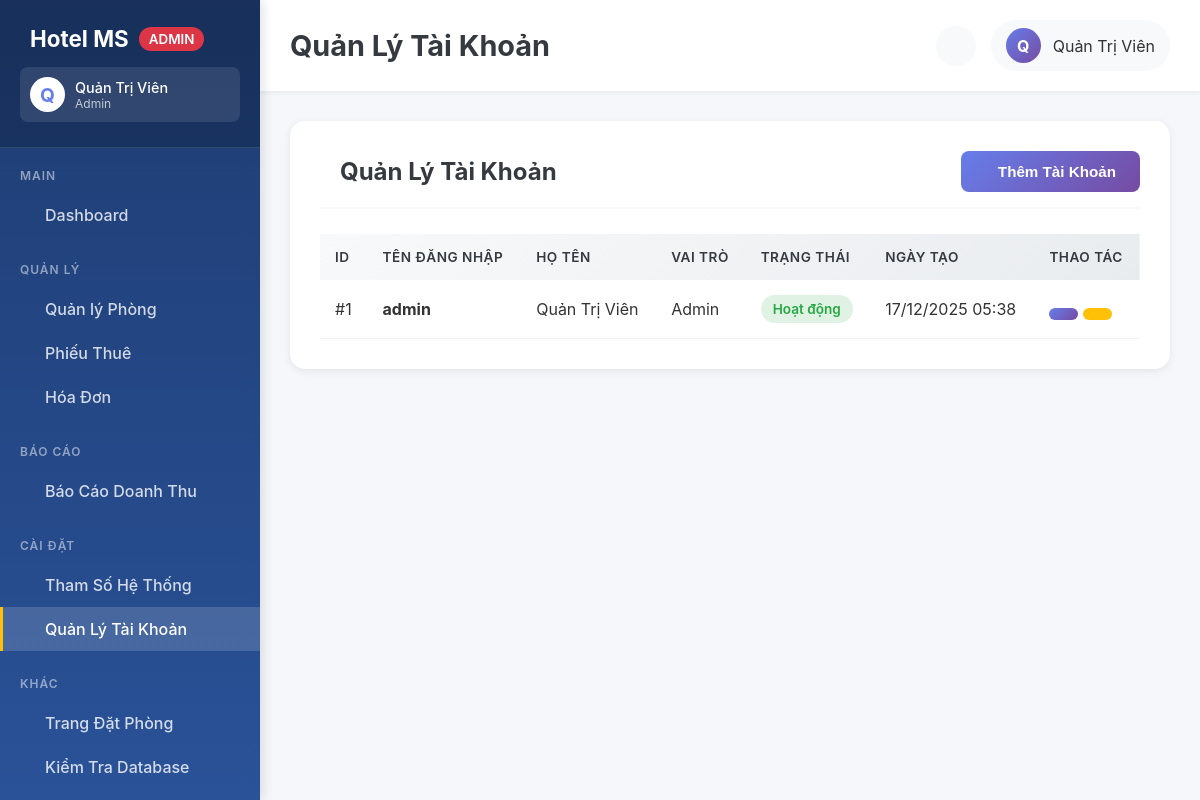
/admin/tai-khoan.php (signed in), run on the app's committed database.
### tables this page shows
CREATE TABLE NGUOIDUNG (
MaNguoiDung INTEGER PRIMARY KEY AUTOINCREMENT,
TenDangNhap TEXT UNIQUE NOT NULL,
MatKhau TEXT NOT NULL,
HoTen TEXT NOT NULL,
VaiTro TEXT DEFAULT 'NhanVien',
TrangThai TEXT DEFAULT 'Hoạt động',
NgayTao DATETIME DEFAULT CURRENT_TIMESTAMP
);

### controllers/AuthController.php (called while the page is built, shortened)
<?php
require_once __DIR__ . '/../config/database.php';
class AuthController {
    private $db;
    public function __construct() {
        $database = new Database();
        $this->db = $database->connect();
    }
    public function getAllUsers() {
        $stmt = $this->db->query("SELECT * FROM NGUOIDUNG ORDER BY MaNguoiDung DESC");
        return $stmt->fetchAll();
    }
}
?>

### config/database.php (called while the page is built, shortened)
<?php
class Database {
    private $db_file;
    private $conn;
    public function __construct() {
        $this->db_file = __DIR__ . '/../database/hotel.db';
    }
    public function connect() {
        try {
            $db_dir = dirname($this->db_file);
            $this->conn = new PDO('sqlite:' . $this->db_file);
            $this->conn->setAttribute(PDO::ATTR_ERRMODE, PDO::ERRMODE_EXCEPTION);
            $this->conn->setAttribute(PDO::ATTR_DEFAULT_FETCH_MODE, PDO::FETCH_ASSOC);
            $this->conn->exec('PRAGMA foreign_keys = ON');
            $this->conn->exec('PRAGMA journal_mode = WAL');
            $this->conn->exec('PRAGMA synchronous = NORMAL');
        } catch(PDOException $e) {
            die("Connection Error: " . $e->getMessage());
        }
        return $this->conn;
    }
    public function __destruct() {
        $this->conn = null;
    }
}
?>

### admin/tai-khoan.php (the view, shortened to what this page needs)
<?php
require_once __DIR__ . '/../controllers/AuthController.php';
$auth = new AuthController();
$auth->requireAdmin();
$users = $auth->getAllUsers();
?>
<!DOCTYPE html>
<html lang="vi">
<head>
    <link rel="stylesheet" href="../assets/css/admin.css">
</head>
<body>
    <?php
    include 'includes/sidebar.php';
    ?>
    <div class="admin-content">
        <?php include 'includes/header.php'; ?>
        <main class="main-container">
            <div class="content-section">
                <div class="section-header">
                    <h2 class="section-title"><i class="ph ph-users"></i> Quản Lý Tài Khoản</h2>
                    <button onclick="openModal('createModal')" class="btn btn-primary">
                        <i class="ph ph-plus-circle"></i> Thêm Tài Khoản
                    </button>
                </div>
                <table class="data-table">
                    <thead>
                        <tr>
                            <th>ID</th>
                            <th>Tên Đăng Nhập</th>
                            <th>Họ Tên</th>
                            <th>Vai Trò</th>
                            <th>Trạng Thái</th>
                            <th>Ngày Tạo</th>
                            <th>Thao Tác</th>
                        </tr>
                    </thead>
                    <tbody>
                        <?php foreach ($users as $user): ?>
                        <tr>
                            <td>#<?= $user['MaNguoiDung'] ?></td>
                            <td><strong><?= htmlspecialchars($user['TenDangNhap']) ?></strong></td>
                            <td><?= htmlspecialchars($user['HoTen']) ?></td>
                            <td><span class="badge <?= $user['VaiTro'] === 'Admin' ? 'badge-primary' : 'badge-secondary' ?>"><?= $user['VaiTro'] ?></span></td>
                            <td><span class="status-badge <?= $user['TrangThai'] === 'Hoạt động' ? 'available' : 'occupied' ?>"><?= $user['TrangThai'] ?></span></td>
                            <td><?= date('d/m/Y H:i', strtotime($user['NgayTao'])) ?></td>
                            <td>
                                <button onclick='editUser(<?= json_encode($user) ?>)' class="btn btn-sm btn-primary" title="Sửa">
                                </button>
                                <button onclick='changePassword(<?= $user['MaNguoiDung'] ?>, "<?= htmlspecialchars($user['TenDangNhap']) ?>")' class="btn btn-sm btn-warning" title="Đổi mật khẩu">
                                </button>
                            </td>
                        </tr>
                        <?php endforeach; ?>
                    </tbody>
                </table>
            </div>
        </main>
    </div>
</body>
</html>

### assets/css/admin.css (style rules this page uses)
:root { --primary: #667eea; --primary-dark: #5568d3; --secondary: #764ba2; --success: #28a745; --danger: #dc3545; --warning: #ffc107; --info: #17a2b8; --light: #f8f9fa; --dark: #343a40; --sidebar-width: 260px; }
* { margin: 0; padding: 0; box-sizing: border-box; }
body { font-family: 'Inter', 'Segoe UI', system-ui, -apple-system, sans-serif; background: #f5f7fa; color: #333; overflow-x: hidden; }
.admin-content { margin-left: var(--sidebar-width); min-height: 100vh; background: #f5f7fa; }
.main-container { padding: 30px; }
.content-section { background: white; padding: 30px; border-radius: 15px; box-shadow: 0 2px 8px rgba(0,0,0,0.08); margin-bottom: 30px; }
.section-header { display: flex; align-items: center; justify-content: space-between; margin-bottom: 25px; padding-bottom: 15px; border-bottom: 2px solid var(--light); }
.section-title { font-size: 1.5em; font-weight: 700; color: var(--dark); display: flex; align-items: center; gap: 10px; }
.btn { padding: 12px 24px; border: none; border-radius: 8px; font-weight: 600; cursor: pointer; transition: 0.3s; display: inline-flex; align-items: center; gap: 8px; text-decoration: none; font-size: 0.95em; }
.btn-primary { background: linear-gradient(135deg, var(--primary), var(--secondary)); color: white; }
.btn-warning { background: var(--warning); color: var(--dark); }
.data-table { width: 100%; border-collapse: collapse; background: white; }
.data-table thead { background: linear-gradient(135deg, #f8f9fa, #e9ecef); }
.data-table th { padding: 15px; text-align: left; font-weight: 600; color: var(--dark); text-transform: uppercase; font-size: 0.85em; letter-spacing: 0.5px; }
.data-table td { padding: 15px; border-bottom: 1px solid #f1f3f5; }
.data-table tbody tr { transition: 0.3s; }
.btn-sm { padding: 6px 12px; font-size: 0.85em; border-radius: 6px; }
.status-badge { padding: 6px 12px; border-radius: 20px; font-size: 0.85em; font-weight: 600; display: inline-block; }
.status-badge.available { background: rgba(40,167,69,0.15); color: var(--success); }

### data on the page
nguoidung: MaNguoiDung "1", TenDangNhap "admin", HoTen "Quản Trị Viên", VaiTro "Admin", TrangThai "Hoạt động", NgayTao "17/12/2025 05:38"

### other printed values
substr($_SESSION['fullname'] ?? 'A', 0, 1) "Q"
$_SESSION['fullname'] "Quản Trị Viên"
$_SESSION['role'] "Admin"
$page_title "Quản Lý Tài Khoản"
